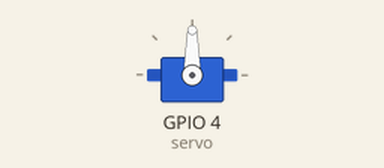
Bench run of a sketch on a simulated ESP32. Shown: servo. What the sketch prints to the serial monitor is not drawn.

Above: at 0.0 s.
Timing chart, 0 to 10.9 s (numbered marks = the images above):
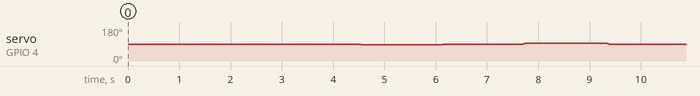

The sketch:

Servo_Yaw.ino
```cpp
#include <ESP32Servo.h>
Servo servo;
void setup(){Serial.begin(115200);servo.setPeriodHertz(50);servo.attach(4,1000,2000);if(!servo.attached()){Serial.println("Attach failed");return;}servo.write(90);delay(3000);int angles[]={90,85,90,95,90};int current=90;for(int target:angles){while(current!=target){current+=target>current?1:-1;servo.write(current);delay(20);}Serial.printf("Commanded %d degrees\n",target);delay(1500);}}
void loop(){}
```
